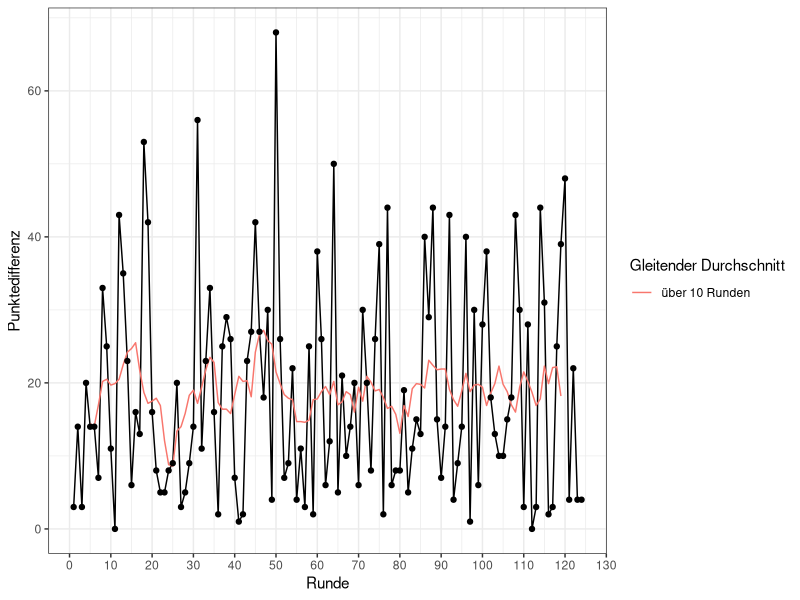
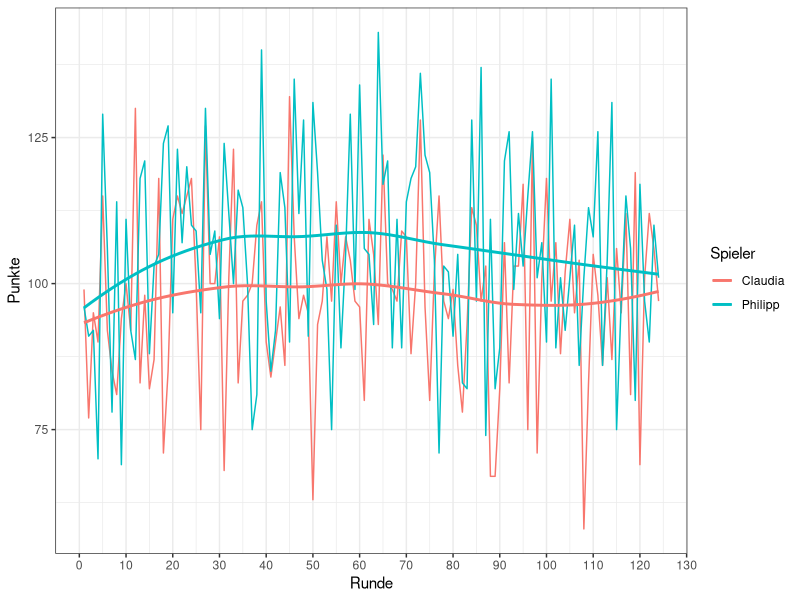

Here is the R script that generated these plots, in order:
## ---- chunk 1
knitr::opts_chunk$set(fig.align = "center", collapse = TRUE)

# Benötigte Pakete
library(tidyverse)
library(zoo)
library(knitr)
library(kableExtra)

# Datensatz einlesen
carcassonne <- read_delim("data/carcassonne.csv", delim=";")

# Punktedifferenz berechnen
carcassonne$Differenz <- abs(carcassonne$Punkte_Philipp - carcassonne$Punkte_Claudia)

# ggplot Layout festlegen
theme_set(theme_bw())
## ---- chunk 2
summary(carcassonne[,c(2,3,6)])

table(carcassonne$Gewinner)
## ---- chunk 3
ggplot(carcassonne, aes(Runde, Differenz)) + 
  geom_line() + 
  geom_line(aes(y=rollmean(Differenz, 10, na.pad=TRUE),color="red")) +
  geom_point() +
  scale_color_discrete(name="Gleitender Durchschnitt", lab="über 10 Runden") +
  labs(y="Punktedifferenz") +
  scale_x_continuous(breaks = c(seq(0,130,10)))
## ---- chunk 4
carcassonne %>%
  gather(key="Spieler", Punkte, Punkte_Philipp, Punkte_Claudia) %>%
  ggplot(data=., aes(x=Runde, y = Punkte, col = Spieler)) +
  geom_line() +
  geom_smooth(se = F) +
  scale_color_discrete(lab=c("Claudia","Philipp")) +
  scale_x_continuous(breaks = c(seq(0,130,10)))
## ---- chunk 5
# Modell Philipp
lm_p <- lm(Punkte_Philipp ~ factor(Startspieler) + Punkte_Claudia, data = carcassonne)

# Modell Claudia
lm_c <- lm(Punkte_Claudia ~ factor(Startspieler) + Punkte_Philipp, data = carcassonne)
## ---- chunk 6
kable(broom::tidy(lm_p), digits = 2) %>%
  kable_styling(bootstrap_options = c("responsive"),
                full_width = F, font_size = 10) %>%
  scroll_box(width = "100%")
## ---- chunk 7
kable(broom::tidy(lm_c), digits = 2) %>%
  kable_styling(bootstrap_options = c("responsive"),
                full_width = F, font_size = 10) %>%
  scroll_box(width = "100%")
